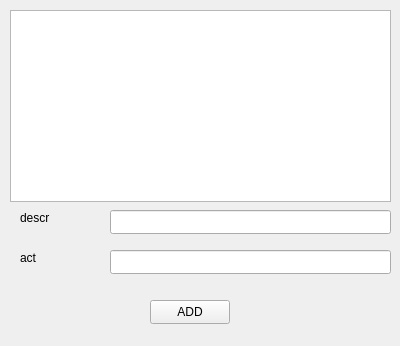
<?xml version="1.0" encoding="UTF-8"?>
<ui version="4.0">
 <class>WriterWindow</class>
 <widget class="QWidget" name="WriterWindow">
  <property name="geometry">
   <rect>
    <x>0</x>
    <y>0</y>
    <width>400</width>
    <height>346</height>
   </rect>
  </property>
  <property name="windowTitle">
   <string>WriterWindow</string>
  </property>
  <widget class="QTableView" name="tableView">
   <property name="geometry">
    <rect>
     <x>10</x>
     <y>10</y>
     <width>381</width>
     <height>192</height>
    </rect>
   </property>
  </widget>
  <widget class="QPushButton" name="AddButton">
   <property name="geometry">
    <rect>
     <x>150</x>
     <y>300</y>
     <width>80</width>
     <height>24</height>
    </rect>
   </property>
   <property name="text">
    <string>ADD</string>
   </property>
  </widget>
  <widget class="QLineEdit" name="DlineEdit">
   <property name="geometry">
    <rect>
     <x>110</x>
     <y>210</y>
     <width>281</width>
     <height>24</height>
    </rect>
   </property>
  </widget>
  <widget class="QLineEdit" name="AlineEdit">
   <property name="geometry">
    <rect>
     <x>110</x>
     <y>250</y>
     <width>281</width>
     <height>24</height>
    </rect>
   </property>
  </widget>
  <widget class="QLabel" name="label">
   <property name="geometry">
    <rect>
     <x>20</x>
     <y>210</y>
     <width>49</width>
     <height>16</height>
    </rect>
   </property>
   <property name="text">
    <string>descr</string>
   </property>
  </widget>
  <widget class="QLabel" name="label_2">
   <property name="geometry">
    <rect>
     <x>20</x>
     <y>250</y>
     <width>49</width>
     <height>16</height>
    </rect>
   </property>
   <property name="text">
    <string>act</string>
   </property>
  </widget>
 </widget>
 <resources/>
 <connections/>
</ui>
